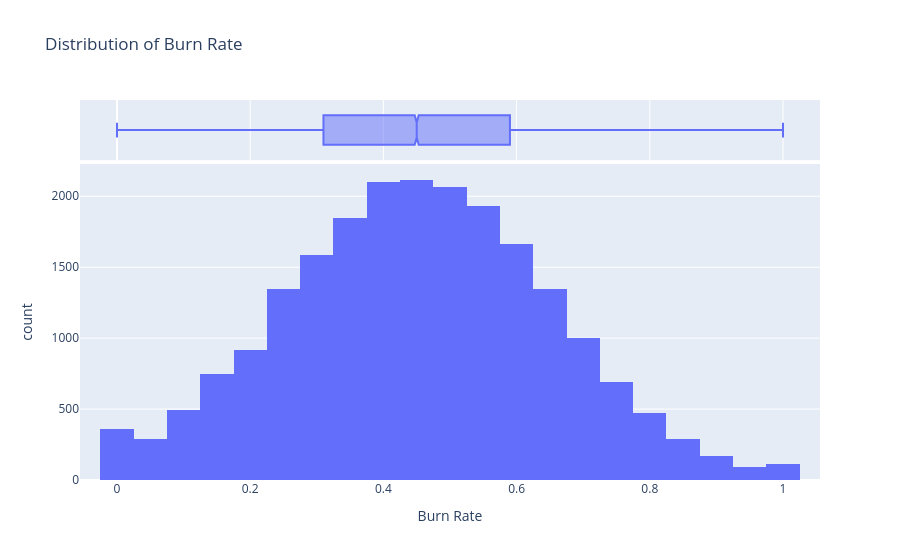

Here is the notebook cell this chart was saved with:
### Code cell
fig = px.histogram(
    df,
    x='Burn Rate',
    nbins=30,
    title='Distribution of Burn Rate',
    marginal='box',  # adds box plot on top
    hover_data=['Burn Rate']
)

fig.show()

### Figure 1 — Plotly figure (JSON) as saved in the notebook; plotly's stock layout.template omitted (floating-point values rounded to 4 significant figures; data arrays with more than 128 entries replaced by an {"elided": "..."} marker saying what was removed)
{"data": [{"bingroup": "x", "hovertemplate": "Burn Rate=%{x}<br>count=%{y}<extra></extra>", "legendgroup": "", "marker": {"color": "#636efa", "pattern": {"shape": ""}}, "name": "", "nbinsx": 30, "orientation": "v", "showlegend": false, "type": "histogram", "x": {"elided": "21626 float values"}, "xaxis": "x", "yaxis": "y"}, {"hovertemplate": "Burn Rate=%{x}<extra></extra>", "legendgroup": "", "marker": {"color": "#636efa"}, "name": "", "notched": true, "showlegend": false, "type": "box", "x": {"elided": "21626 float values"}, "xaxis": "x2", "yaxis": "y2"}], "layout": {"barmode": "relative", "legend": {"tracegroupgap": 0}, "title": {"text": "Distribution of Burn Rate"}, "xaxis": {"anchor": "y", "domain": [0, 1], "title": {"text": "Burn Rate"}}, "xaxis2": {"anchor": "y2", "domain": [0, 1], "matches": "x", "showgrid": true, "showticklabels": false}, "yaxis": {"anchor": "x", "domain": [0, 0.8316], "title": {"text": "count"}}, "yaxis2": {"anchor": "x2", "domain": [0.8416, 1], "matches": "y2", "showgrid": false, "showline": false, "showticklabels": false, "ticks": ""}}}
